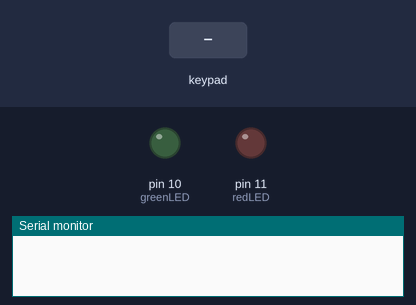
A sketch run on a simulated Arduino Uno, built with avr-gcc and run on an emulated ATmega328P. Parts: output pins drawn as LEDs (lit = HIGH), the last lines printed to the serial monitor. Dashed ring = blinking. The inputs (shaded band) are chosen by the test bench.

Above: at 1.2 s.
1.3 s: key '1' pressed
At 1.55 s:
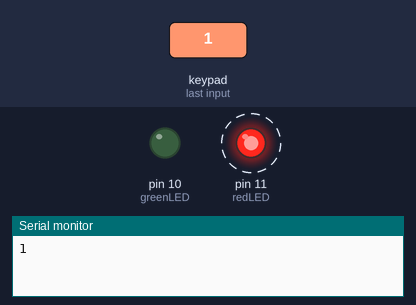
4.3 s: keypad keys 2 4 6 9 # pressed 0.4 s apart
At 6.7 s:
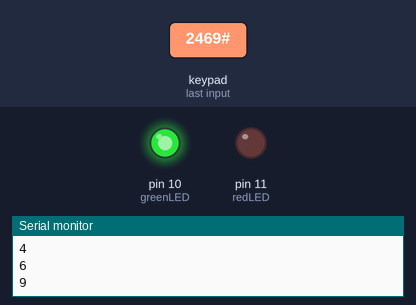
7.8 s: key 'A' pressed
At 9.7 s:
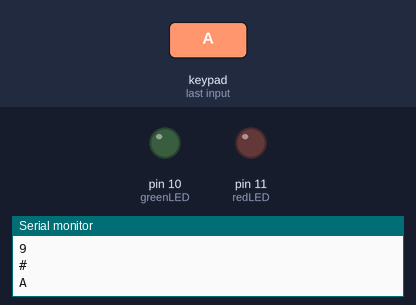
10.8 s: keypad keys 2 4 6 9 * pressed 0.4 s apart
At 13.0 s:
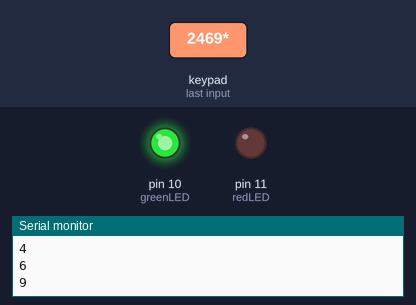
15.1 s: key 'B' pressed
At 16.5 s:
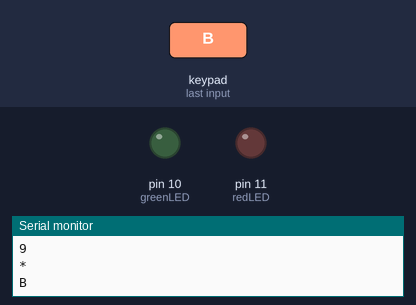
18.1 s: keypad keys 2 4 6 9 D pressed 0.4 s apart
At 20.7 s:
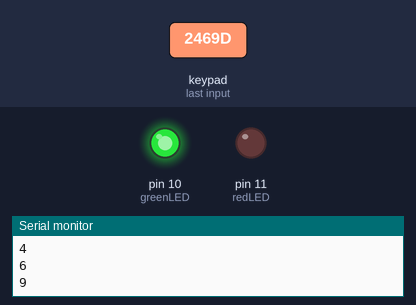
Timing chart, 0 to 22.9 s (numbered marks = the images above; inputs shaded):
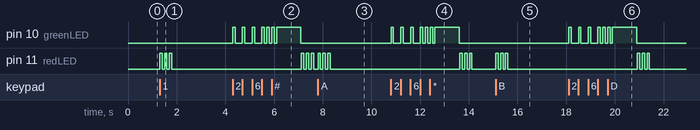

Measured:
- after the input at 1.3 s, pin 11 (redLED): alternates HIGH for 0.10 s and LOW for 0.10 s, 6 changes in all, then stays LOW, starting at once
- after the input at 4.3 s, pin 10 (greenLED): goes 3 × (HIGH 0.10 s, LOW 0.29 s), 3 × (HIGH 0.10 s, LOW 0.10 s), HIGH 1.0 s, then LOW, starting at once; pin 11 (redLED): alternates HIGH for 0.10 s and LOW for 0.10 s, starting after 2.8 s
- after the input at 7.8 s, pin 11 (redLED): alternates HIGH for 0.10 s and LOW for 0.10 s, 6 changes in all, then stays LOW, starting at once
- after the input at 10.8 s, pin 10 (greenLED): goes 3 × (HIGH 0.10 s, LOW 0.30 s), 3 × (HIGH 0.10 s, LOW 0.10 s), HIGH 1.0 s, then LOW, starting at once; pin 11 (redLED): alternates HIGH for 0.10 s and LOW for 0.10 s, 6 changes in all, then stays LOW, starting after 2.8 s
- after the input at 15.1 s, pin 11 (redLED): alternates HIGH for 0.10 s and LOW for 0.10 s, 6 changes in all, then stays LOW, starting at once
- after the input at 18.1 s, pin 10 (greenLED): goes 3 × (HIGH 0.10 s, LOW 0.30 s), 3 × (HIGH 0.10 s, LOW 0.10 s), HIGH 1.0 s, then LOW, starting at once; pin 11 (redLED): alternates HIGH for 0.10 s and LOW for 0.10 s, 6 changes in all, then stays LOW, starting after 2.8 s

The sketch:

Day_11.ino
```cpp
#include <Key.h>
#include <Keypad.h>

int greenLED = 10; //port for green LED
int redLED = 11;  //port for red LED

char p1 = '2';  //first character of the password
char p2 = '4';  //second character of the password
char p3 = '6';  //third character of the password
char p4 = '9';  //fourth character of the password

const byte ROWS = 4;
const byte COLS = 4;

char result = 'a';  //make result a global variable so it can be used in the function
char result2 = 'b'; //place holder for result while loop clears out original
bool passLoop = true; //used to control while loops
char buttons[ROWS][COLS] = {
  {'1', '2', '3', 'A'},  // 1st row
  {'4', '5', '6', 'B'},  // 2nd row
  {'7', '8', '9', 'C'},  // 3rd row
  {'*', '0', '#', 'D'}   // 4th row
};

byte rowPins[ROWS] = {5, 4, 3, 2};
byte colPins[COLS] = {6, 7, 8, 9};

Keypad myAwesomePad = Keypad(makeKeymap(buttons), rowPins, colPins, ROWS, COLS);

char GetKey(){

  result = myAwesomePad.getKey();

  if (result){                    // if a button is pressed
    Serial.println(result);
  }

  return result;
}

void Password(){
  digitalWrite(greenLED, HIGH);
  delay(100);
  digitalWrite(greenLED, LOW);
  delay(100);

  do {
    result2 = GetKey();

    if (result2 == p2){
      Password2();
    }
    else if (result2){
      BadPass();
      passLoop = false;
    }
  } while (passLoop);
}

void Password2(){
  digitalWrite(greenLED, HIGH);
  delay(100);
  digitalWrite(greenLED, LOW);
  delay(100);

  do {
    result2 = GetKey();

    if (result2 == p3){
      Password3();
    }
    else if (result2) {
      BadPass();
      passLoop = false;
    }
  } while (passLoop);
}

void Password3(){
  digitalWrite(greenLED, HIGH);
  delay(100);
  digitalWrite(greenLED, LOW);
  delay(100);

  do {
    result2 = GetKey();

    if (result2 == p4){
      GoodPass();
      passLoop = false;
    }
    else if (result2) {
      BadPass();
      passLoop = false;
    }
  } while (passLoop);
}

void BadPass(){ //when a key is presed as not part of the password, the red LED will blink 3 times
  digitalWrite(redLED, HIGH);
  delay(100);
  digitalWrite(redLED, LOW);
  delay(100);
  digitalWrite(redLED, HIGH);
  delay(100);
  digitalWrite(redLED, LOW);
  delay(100);
  digitalWrite(redLED, HIGH);
  delay(100);
  digitalWrite(redLED, LOW);
  delay(100);
}

void GoodPass(){ //when the password has been entered correctly, the green LED will blink 3 times
  digitalWrite(greenLED, HIGH);
  delay(100);
  digitalWrite(greenLED, LOW);
  delay(100);
  digitalWrite(greenLED, HIGH);
  delay(100);
  digitalWrite(greenLED, LOW);
  delay(100);
  digitalWrite(greenLED, HIGH);
  delay(100);
  digitalWrite(greenLED, LOW);
  delay(100);
  digitalWrite(greenLED, HIGH);
  delay(1000);
  digitalWrite(greenLED, LOW);
  //delay(100);
}

void setup() {
  Serial.begin(9600); // Begin monitoring via the serial monitor
  pinMode(greenLED, OUTPUT);
  pinMode(redLED, OUTPUT);
}

void loop() {

  result2 = GetKey();

  if (result2 == p1){
    passLoop = true;
    Password();
    //digitalWrite(greenLED, HIGH);
  }
  else if(result){
    BadPass();
    //Serial.println(result);
    //digitalWrite(greenLED, LOW);
  }
}

// void loop() {
//   char result = myAwesomePad.getKey();

//   if (result){                    // if a button is pressed
//     Serial.println(result);
//   }

// }
```
